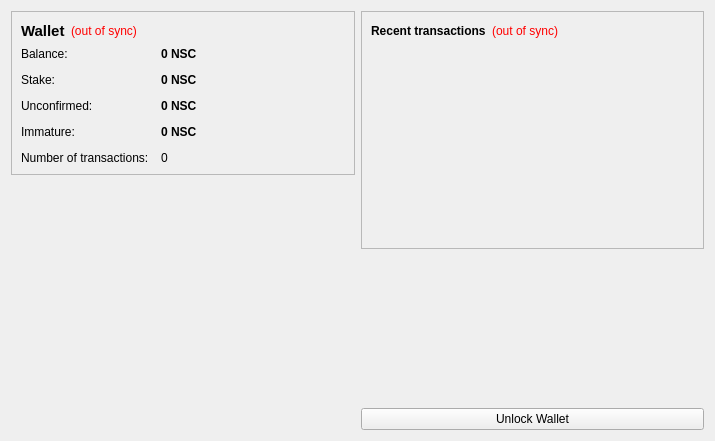
<?xml version="1.0" encoding="UTF-8"?>
<ui version="4.0">
 <class>OverviewPage</class>
 <widget class="QWidget" name="OverviewPage">
  <property name="geometry">
   <rect>
    <x>0</x>
    <y>0</y>
    <width>715</width>
    <height>441</height>
   </rect>
  </property>
  <property name="windowTitle">
   <string>Form</string>
  </property>
  <layout class="QHBoxLayout" name="horizontalLayout" stretch="1,1">
   <item>
    <layout class="QVBoxLayout" name="verticalLayout_2">
     <item>
      <widget class="QFrame" name="frame">
       <property name="frameShape">
        <enum>QFrame::StyledPanel</enum>
       </property>
       <property name="frameShadow">
        <enum>QFrame::Raised</enum>
       </property>
       <layout class="QVBoxLayout" name="verticalLayout_4">
        <item>
         <layout class="QHBoxLayout" name="horizontalLayout_4">
          <item>
           <widget class="QLabel" name="label_5">
            <property name="font">
             <font>
              <pointsize>11</pointsize>
              <weight>75</weight>
              <bold>true</bold>
             </font>
            </property>
            <property name="text">
             <string>Wallet</string>
            </property>
           </widget>
          </item>
          <item>
           <widget class="QLabel" name="labelWalletStatus">
            <property name="toolTip">
             <string>The displayed information may be out of date. Your wallet automatically synchronizes with the NumerousShareBlockChain network after a connection is established, but this process has not completed yet.</string>
            </property>
            <property name="styleSheet">
             <string notr="true">QLabel { color: red; }</string>
            </property>
            <property name="text">
             <string notr="true">(out of sync)</string>
            </property>
            <property name="alignment">
             <set>Qt::AlignLeading|Qt::AlignLeft|Qt::AlignVCenter</set>
            </property>
           </widget>
          </item>
          <item>
           <spacer name="horizontalSpacer_2">
            <property name="orientation">
             <enum>Qt::Horizontal</enum>
            </property>
            <property name="sizeHint" stdset="0">
             <size>
              <width>40</width>
              <height>20</height>
             </size>
            </property>
           </spacer>
          </item>
         </layout>
        </item>
        <item>
         <layout class="QFormLayout" name="formLayout_2">
          <property name="fieldGrowthPolicy">
           <enum>QFormLayout::AllNonFixedFieldsGrow</enum>
          </property>
          <property name="horizontalSpacing">
           <number>12</number>
          </property>
          <property name="verticalSpacing">
           <number>12</number>
          </property>
          <item row="0" column="0">
           <widget class="QLabel" name="label">
            <property name="text">
             <string>Balance:</string>
            </property>
           </widget>
          </item>
          <item row="0" column="1">
           <widget class="QLabel" name="labelBalance">
            <property name="font">
             <font>
              <weight>75</weight>
              <bold>true</bold>
             </font>
            </property>
            <property name="cursor">
             <cursorShape>IBeamCursor</cursorShape>
            </property>
            <property name="toolTip">
             <string>Your current balance</string>
            </property>
            <property name="text">
             <string notr="true">0 NSC</string>
            </property>
            <property name="textInteractionFlags">
             <set>Qt::LinksAccessibleByMouse|Qt::TextSelectableByKeyboard|Qt::TextSelectableByMouse</set>
            </property>
           </widget>
          </item>
          <item row="1" column="0">
           <widget class="QLabel" name="label_6">
            <property name="text">
             <string>Stake:</string>
            </property>
           </widget>
          </item>
          <item row="1" column="1">
           <widget class="QLabel" name="labelStake">
            <property name="font">
             <font>
              <weight>75</weight>
              <bold>true</bold>
             </font>
            </property>
            <property name="cursor">
             <cursorShape>IBeamCursor</cursorShape>
            </property>
            <property name="toolTip">
             <string>Total of coins that was staked, and do not yet count toward the current balance</string>
            </property>
            <property name="text">
             <string notr="true">0 NSC</string>
            </property>
            <property name="textInteractionFlags">
             <set>Qt::LinksAccessibleByMouse|Qt::TextSelectableByKeyboard|Qt::TextSelectableByMouse</set>
            </property>
           </widget>
          </item>
          <item row="2" column="0">
           <widget class="QLabel" name="label_3">
            <property name="text">
             <string>Unconfirmed:</string>
            </property>
           </widget>
          </item>
          <item row="2" column="1">
           <widget class="QLabel" name="labelUnconfirmed">
            <property name="font">
             <font>
              <weight>75</weight>
              <bold>true</bold>
             </font>
            </property>
            <property name="cursor">
             <cursorShape>IBeamCursor</cursorShape>
            </property>
            <property name="toolTip">
             <string>Total of transactions that have yet to be confirmed, and do not yet count toward the current balance</string>
            </property>
            <property name="text">
             <string notr="true">0 NSC</string>
            </property>
            <property name="textInteractionFlags">
             <set>Qt::LinksAccessibleByMouse|Qt::TextSelectableByKeyboard|Qt::TextSelectableByMouse</set>
            </property>
           </widget>
          </item>
          <item row="3" column="0">
           <widget class="QLabel" name="labelImmatureText">
            <property name="text">
             <string>Immature:</string>
            </property>
           </widget>
          </item>
          <item row="3" column="1">
           <widget class="QLabel" name="labelImmature">
            <property name="font">
             <font>
              <weight>75</weight>
              <bold>true</bold>
             </font>
            </property>
            <property name="toolTip">
             <string>Mined balance that has not yet matured</string>
            </property>
            <property name="text">
             <string notr="true">0 NSC</string>
            </property>
            <property name="textInteractionFlags">
             <set>Qt::LinksAccessibleByMouse|Qt::TextSelectableByKeyboard|Qt::TextSelectableByMouse</set>
            </property>
           </widget>
          </item>
          <item row="4" column="0">
           <widget class="QLabel" name="label_2">
            <property name="text">
             <string>Number of transactions:</string>
            </property>
           </widget>
          </item>
          <item row="4" column="1">
           <widget class="QLabel" name="labelNumTransactions">
            <property name="toolTip">
             <string>Total number of transactions in wallet</string>
            </property>
            <property name="text">
             <string notr="true">0</string>
            </property>
           </widget>
          </item>
         </layout>
        </item>
       </layout>
      </widget>
     </item>
     <item>
      <spacer name="verticalSpacer">
       <property name="orientation">
        <enum>Qt::Vertical</enum>
       </property>
       <property name="sizeHint" stdset="0">
        <size>
         <width>20</width>
         <height>40</height>
        </size>
       </property>
      </spacer>
     </item>
	 <item>
      <widget class="QLabel" name="label_6">
       <property name="text">
        <string/>
       </property>
       <property name="pixmap">
        <pixmap resource="../bitcoin.qrc">:/images/backg</pixmap>
       </property>
       <property name="scaledContents">
        <bool>false</bool>
       </property>
       <property name="alignment">
        <set>Qt::AlignCenter</set>
       </property>
       <property name="margin">
        <number>-2</number>
       </property>
      </widget>
     </item>
    </layout>
   </item>
   <item>
    <layout class="QVBoxLayout" name="verticalLayout_3">
     <item>
      <widget class="QFrame" name="frame_2">
       <property name="frameShape">
        <enum>QFrame::StyledPanel</enum>
       </property>
       <property name="frameShadow">
        <enum>QFrame::Raised</enum>
       </property>
       <layout class="QVBoxLayout" name="verticalLayout">
        <item>
         <layout class="QHBoxLayout" name="horizontalLayout_2">
          <item>
           <widget class="QLabel" name="label_4">
            <property name="text">
             <string>&lt;b&gt;Recent transactions&lt;/b&gt;</string>
            </property>
           </widget>
          </item>
          <item>
           <widget class="QLabel" name="labelTransactionsStatus">
            <property name="toolTip">
             <string>The displayed information may be out of date. Your wallet automatically synchronizes with the NumerousShareBlockChain network after a connection is established, but this process has not completed yet.</string>
            </property>
            <property name="styleSheet">
             <string notr="true">QLabel { color: red; }</string>
            </property>
            <property name="text">
             <string notr="true">(out of sync)</string>
            </property>
            <property name="alignment">
             <set>Qt::AlignRight|Qt::AlignTrailing|Qt::AlignVCenter</set>
            </property>
           </widget>
          </item>
          <item>
           <spacer name="horizontalSpacer">
            <property name="orientation">
             <enum>Qt::Horizontal</enum>
            </property>
            <property name="sizeHint" stdset="0">
             <size>
              <width>40</width>
              <height>20</height>
             </size>
            </property>
           </spacer>
          </item>
         </layout>
        </item>
        <item>
         <widget class="QListView" name="listTransactions">
          <property name="styleSheet">
           <string notr="true">QListView { background: transparent; }</string>
          </property>
          <property name="frameShape">
           <enum>QFrame::NoFrame</enum>
          </property>
          <property name="verticalScrollBarPolicy">
           <enum>Qt::ScrollBarAlwaysOff</enum>
          </property>
          <property name="horizontalScrollBarPolicy">
           <enum>Qt::ScrollBarAlwaysOff</enum>
          </property>
          <property name="selectionMode">
           <enum>QAbstractItemView::NoSelection</enum>
          </property>
         </widget>
        </item>
       </layout>
      </widget>
     </item>
     <item>
      <spacer name="verticalSpacer_2">
       <property name="orientation">
        <enum>Qt::Vertical</enum>
       </property>
       <property name="sizeHint" stdset="0">
        <size>
         <width>20</width>
         <height>40</height>
        </size>
       </property>
      </spacer>
     </item>
     <item>
      <widget class="QPushButton" name="unlockWalletButton">
       <property name="text">
        <string>Unlock Wallet</string>
       </property>
      </widget>
     </item>
    </layout>
   </item>
  </layout>
 </widget>
 <resources>
  <include location="../bitcoin.qrc"/>
 </resources>
 <connections/>
</ui>
